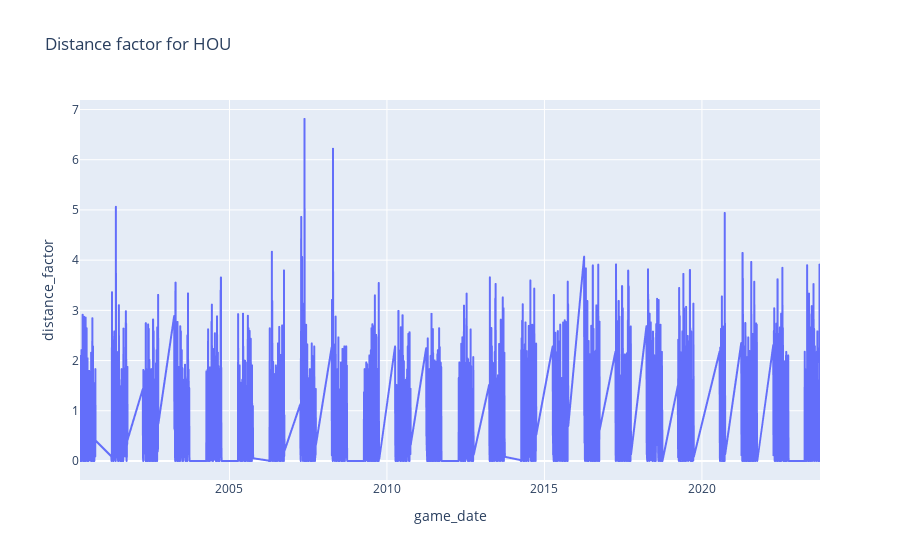

This figure's notebook cell:
### Code cell
# plot a graph showing home_team_distance over time of the team 'HOU'(home_team or away_team)
import matplotlib.pyplot as plt


# Use plotly to plot the graph
import plotly.express as px

fig = px.line(merged_df, x='game_date', y='distance_factor', title='Distance factor for HOU')
fig.show()

### Figure 1 — Plotly figure (JSON) as saved in the notebook; plotly's stock layout.template omitted (floating-point values rounded to 4 significant figures; data arrays with more than 128 entries replaced by an {"elided": "..."} marker saying what was removed)
{"data": [{"hovertemplate": "game_date=%{x}<br>distance_factor=%{y}<extra></extra>", "legendgroup": "", "line": {"color": "#636efa", "dash": "solid"}, "marker": {"symbol": "circle"}, "mode": "lines", "name": "", "showlegend": false, "type": "scattergl", "x": {"elided": "3784 str values"}, "xaxis": "x", "y": {"elided": "3784 float values"}, "yaxis": "y"}], "layout": {"legend": {"tracegroupgap": 0}, "title": {"text": "Distance factor for HOU"}, "xaxis": {"anchor": "y", "domain": [0, 1], "title": {"text": "game_date"}}, "yaxis": {"anchor": "x", "domain": [0, 1], "title": {"text": "distance_factor"}}}}
